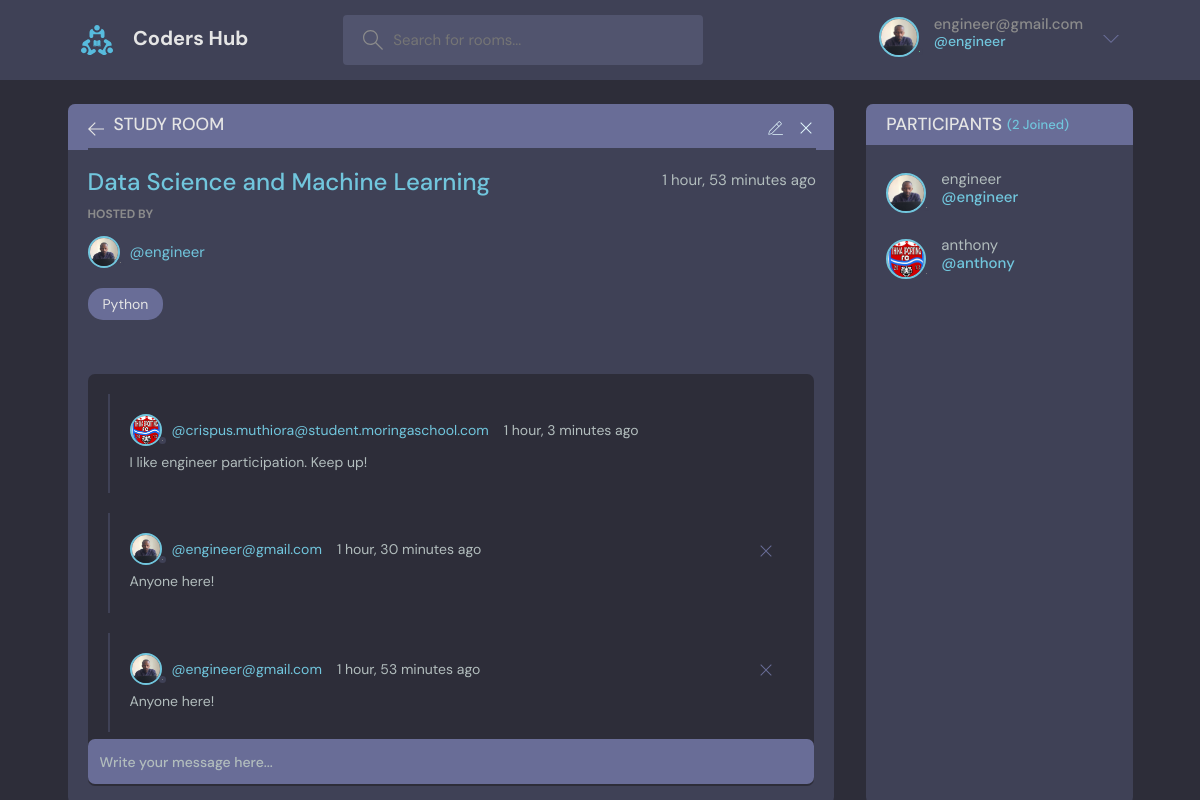
The app's page /rooms/1 (signed in) with its own data.
### hub/models.py (models this page shows, shortened)
class User(AbstractUser):
    name = models.CharField(max_length=100, null=True)
    email = models.EmailField(unique=True, null=True)
    bio = models.TextField(null=True)
    avatar = models.ImageField(null=True, default='avatar.svg')
    USERNAME_FIELD = 'email'
    REQUIRED_FIELDS = []

class Room(models.Model):
    host = models.ForeignKey(User, on_delete=models.SET_NULL, null=True)
    topic = models.ForeignKey(Topic, on_delete=models.SET_NULL, null=True)
    name = models.CharField(max_length=100)
    description= models.TextField(null=True, blank=True)
    participants = models.ManyToManyField(User, related_name='Participants')
    updated = models.DateTimeField(auto_now=True)
    date_created = models.DateTimeField(auto_now_add=True)
    class Meta:
        ordering = ['-updated', '-date_created'] # more like pagination in flask

class Topic(models.Model):
    name = models.CharField(max_length=200)

class Message(models.Model):
    user = models.ForeignKey(User, on_delete=models.CASCADE)
    room = models.ForeignKey(Room, on_delete=models.CASCADE)
    body = models.TextField()
    updated = models.DateTimeField(auto_now=True)
    date_created = models.DateTimeField(auto_now_add=True)

### hub/views.py (the view, shortened to what this page needs)
# urls.py: path('rooms/<int:pk>', views.room, name='rooms'),
def room(request, pk):
    room = Room.objects.get(pk=pk)
    room_messages = room.message_set.all().order_by('-date_created')
    participants = room.participants.all()
    context = {'pk':pk, 'room': room,'room_messages':room_messages, 'participants':participants}
    return render(request, 'hub/room.html', context)

### hub/templates/hub/room.html (shortened to what this page needs)
{% extends 'base.html' %}
{% block content %}
<main class="profile-page layout layout--2">
    <div class="container">
        <div class="room">
            <div class="room__top">
                <div class="room__topLeft">
                    <a href="{{request.META.HTTP_REFERER}}">
                        <svg version="1.1" xmlns="http://www.w3.org/2000/svg" width="32" height="32"
                            viewBox="0 0 32 32">
                            <title>arrow-left</title>
                            <path
                                d="M13.723 2.286l-13.723 13.714 13.719 13.714 1.616-1.611-10.96-10.96h27.625v-2.286h-27.625l10.965-10.965-1.616-1.607z">
                            </path>
                        </svg>
                    </a>
                    <h3>Study Room</h3>
                </div>
                <div class="room__topRight">
                    {% if room.host == request.user %}
                    <a href="{% url 'update-room' room.id%}">
                    </a>
                    <a href="{% url 'delete-room' room.id%}">
                        <svg version="1.1" xmlns="http://www.w3.org/2000/svg" width="32" height="32"
                            viewBox="0 0 32 32">
                            <title>remove</title>
                            <path
                                d="M27.314 6.019l-1.333-1.333-9.98 9.981-9.981-9.981-1.333 1.333 9.981 9.981-9.981 9.98 1.333 1.333 9.981-9.98 9.98 9.98 1.333-1.333-9.98-9.98 9.98-9.981z">
                            </path>
                        </svg>
                    </a>
                    {% endif %}
                </div>
            </div>
            <div class="room__box scroll">
                <div class="room__header scroll">
                    <div class="room__info">
                        <h3>{{room.name}}</h3>
                        <span>{{room.date_created|timesince}} ago</span>
                    </div>
                    <div class="room__hosted">
                        <p>Hosted By</p>
                        <a href="{% url 'profile' room.host.id %}" class="room__author">
                            <div class="avatar avatar--small">
                                <img src="{{room.host.avatar.url}}" />
                            </div>
                            <span>@{{room.host.username}}</span>
                        </a>
                    </div>
                    <span class="room__topics">{{room.topic.name}}</span>
                </div>
                <div class="room__conversation">
                    <div class="threads scroll">
                        {% for message in room_messages %}
                        <div class="thread">
                            <div class="thread__top">
                                <div class="thread__author">
                                    <a href="{% url 'profile' message.user.id %}" class="thread__authorInfo">
                                        <div class="avatar avatar--small">
                                            <img src="{{message.user.avatar.url}}" />
                                        </div>
                                        <span>@{{message.user}}</span>
                                    </a>
                                    <span class="thread__date">{{message.date_created|timesince}} ago</span>
                                </div>
                                {% if message.user == request.user %}
                                <a href="{% url 'delete-message' message.id%}">
                                    <div class="thread__delete">
                                        <svg version="1.1" xmlns="http://www.w3.org/2000/svg" width="32" height="32"
                                            viewBox="0 0 32 32">
                                            <title>remove</title>
                                            <path
                                                d="M27.314 6.019l-1.333-1.333-9.98 9.981-9.981-9.981-1.333 1.333 9.981 9.981-9.981 9.98 1.333 1.333 9.981-9.98 9.98 9.98 1.333-1.333-9.98-9.98 9.98-9.981z">
                                            </path>
                                        </svg>
                                    </div>
                                </a>
                                {% endif %}
                            </div>
                            <div class="thread__details">
                                {{message.body}}
                            </div>
                        </div>
                        {% endfor %}
                    </div>
                </div>
            </div>
            <div class="room__message">
                <form action="#" method="POST">
                    <input name="body" id="body" placeholder="Write your message here..." />
                </form>
            </div>
        </div>
        <div class="participants">
            <h3 class="participants__top">Participants <span>({{room.participants.all.count}} Joined)</span></h3>
            <div class="participants__list scroll">
                {% for user in participants %}
                <a href="{% url 'profile' user.id %}" class="participant">
                    <div class="avatar avatar--medium">
                        <img src="{{user.avatar.url}}" />
                    </div>
                    <p>
                        {{user.username}}
                        <span>@{{user.username}}</span>
                    </p>
                </a>
                {% endfor %}
            </div>
        </div>
    </div>
</main>
{% endblock %}

### templates/includes/navbar.html (shortened to what this page needs)
{% load static %}
<header class="header header--loggedIn">
  <div class="container">
    <a href="{% url 'home' %}" class="header__logo">
      <img src="{% static 'images/assets/logo.svg'%}" />
      <h1>Coders Hub</h1>
    </a>
    <form class="header__search" action="{% url 'home' %}" method="GET">
      <label>
        <input placeholder="Search for rooms..."  name="t" id="t"  />
      </label>
    </form>
    <nav class="header__menu">
      <div class="header__user">
        {% if user.is_authenticated %}
        <a href="{% url 'update-profile'%}">
          <div class="avatar avatar--medium active">
            <img src="{{request.user.avatar.url}}" />
          </div>
          <p>{{request.user}} <span>@{{request.user.username}}</span></p>
        </a>
        <button class="dropdown-button">
          <svg version="1.1" xmlns="http://www.w3.org/2000/svg" width="32" height="32" viewBox="0 0 32 32">
            <title>chevron-down</title>
            <path d="M16 21l-13-13h-3l16 16 16-16h-3l-13 13z"></path>
          </svg>
        </button>
      </div>
      {% else %}
      <a href="{% url 'login'%}">
        <img src="{% static 'images/assets/avatar.svg'%}" />
        <p>Login</p>
      </a>
      {% endif %}
    </nav>
  </div>
</header>

### records on screen
User: user.avatar (placeholder picture), user "engineer@gmail.com", user.username "engineer", avatar (placeholder picture), username "engineer"
Room: name "Data Science and Machine Learning", date_created "1 hour, 53 minutes", host.avatar (placeholder picture), host.username "engineer", topic.name "Python", participants.all.count "2"
Message: user.avatar (picture), user "crispus.muthiora@student.moringaschool.com", date_created "1 hour, 3 minutes", body "I like engineer participation. Keep up!"
Message: user.avatar (placeholder picture), user "engineer@gmail.com", date_created "1 hour, 30 minutes", body "Anyone here!"
Message: user.avatar (placeholder picture), user "engineer@gmail.com", date_created "1 hour, 53 minutes", body "Anyone here!"
User: avatar (picture), username "anthony"
